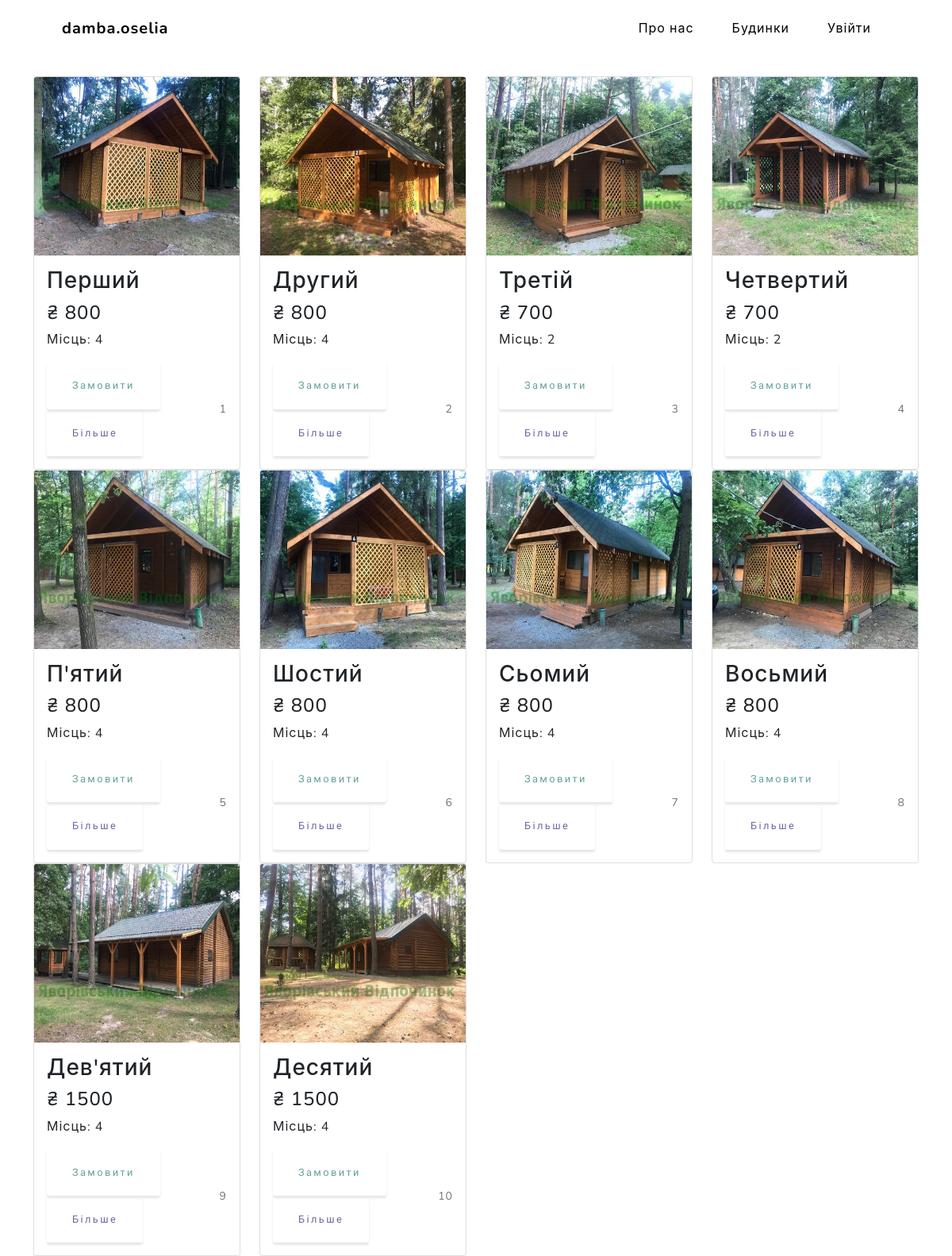
Screenshot of /houses/ with the database file from the repository.
### main/models.py (models this page shows, shortened)
class Houses(models.Model):
    name = models.CharField(max_length=32)
    photo = models.ImageField(null=True, blank=True) #
    price = models.FloatField()
    capacity = models.IntegerField()
    rooms = models.IntegerField(null=True) #
    beds = models.IntegerField()
    wifi = models.BooleanField(default=True)
    kitchen = models.BooleanField(default=True)
    bathroom = models.BooleanField(default=True)
    floors = models.IntegerField()
    central_heat = models.BooleanField(default=False) #
    pets_allow = models.BooleanField(default=False) #
    description = models.CharField(max_length= 255, null=True) #
    def get_absolute_url(self):
        return reverse('house', kwargs={'house_id':self.pk})
    class Meta:
        verbose_name = 'Будинок'
        verbose_name_plural = 'Будинки'
        ordering = ['id']

### main/views.py (the view)
# urls.py: path('houses/', houses, name='houses'),
def houses(request):
    cards = Houses.objects.all()
    context = {
        'title':'Будинки',
        'menu':menu,
        'cards':cards,
    }
    return render(request, 'main/houses.html', context=context)

### main/templates/main/houses.html (shortened to what this page needs)
{% extends 'main/base.html' %}
{% load static %}
{% block content %}
    <section>
        <div class="container">
            <div class="row">
                <div class="col-10">
                    <br><br><br><br>
                </div>
                <div class="col-2"></div>
            </div>
        </div>
    </section>
    <section>
        <div class="container">
            <div class="row">
                {% for c in cards %}
                <div class="col-sm-6 col-md-6 col-lg-3">
                    <div class="card box-shadow">
                        <a href="{{ c.get_absolute_url }}">
                            <img class="card-img-top" data-src="holder.js/100px225?theme=thumb&amp;bg=55595c&amp;fg=eceeef&amp;text=Thumbnail" alt="Photo preview: {{c.photo_preview}}" style="height: 225px; width: 100%; display: block;"
                            src="/static/main/img/houses/{{c.photo}}" data-holder-rendered="true">
                        </a>
                        <div class="card-body">
                            <div class="title-group d-flex">
                                <h3 class="card-title pricing-card-title">{{c.name}}</h3>
                            </div>
                            <h4 class="pricing-card-title">₴ {{c.price|floatformat:0}}</h4>
                            <p>Місць: {{c.capacity}}</p>
                            <div class="d-flex justify-content-between align-items-center">
                                <div class="btn-group flex-wrap" data-toggle="buttons">
                                    <a href="{{ c.get_absolute_url }}order/"><button type="button" class="btn btn-sm btn-outline-primary">Замовити</button></a>
                                    <a href="{{ c.get_absolute_url }}"><button type="button" class="btn btn-sm btn-outline-secondary">Більше</button></a>
                                </div>
                                <small class="text-muted">{{c.id}}</small>
                            </div>
                        </div>
                    </div>
                </div>
                {% endfor %}
            </div>
        </div>
    </section>
{% endblock %}

### main/templates/main/base.html (shortened to what this page needs)
{% load static %}
<!DOCTYPE html><html lang="uk">
<head>
    <link rel="stylesheet" href="{% static 'main/css/styles.css' %}">
    <link rel="stylesheet" href="https://cdn.jsdelivr.net/npm/bootstrap@4.6.0/dist/css/bootstrap.min.css"
>
    <link rel="stylesheet" href="{% static 'main/css/styles.css' %}">
</head>
<body id="page-top">
    <nav class="navbar navbar-expand-lg navbar-light fixed-top" id="mainNav">
        <div class="container px-4 px-lg-5">
            <a class="navbar-brand" href="{% url 'main' %}">damba.oselia</a>
            <div class="collapse navbar-collapse" id="navbarToggler">
                {% block main_menu %}
                <ul class="navbar-nav ms-auto">
                    {% for m in menu %}
                    <li class="nav-item"><a class="nav-link" href="{{m.url_name}}">{{m.title}}</a></li>
                    {% endfor %}
                </ul>
                {% endblock main_menu %}
            </div>
        </div>
    </nav>
    {% block content %}
    {% endblock %}
</body>
</html>

### rows the page displays
Houses: photo (picture), name "Перший", price "800", capacity "4", id "1"
Houses: photo (picture), name "Другий", price "800", capacity "4", id "2"
Houses: photo (picture), name "Третій", price "700", capacity "2", id "3"
Houses: photo (picture), name "Четвертий", price "700", capacity "2", id "4"
Houses: photo (picture), name "П'ятий", price "800", capacity "4", id "5"
Houses: photo (picture), name "Шостий", price "800", capacity "4", id "6"
Houses: photo (picture), name "Сьомий", price "800", capacity "4", id "7"
Houses: photo (picture), name "Восьмий", price "800", capacity "4", id "8"
Houses: photo (picture), name "Дев'ятий", price "1500", capacity "4", id "9"
Houses: photo (picture), name "Десятий", price "1500", capacity "4", id "10"

### other values shown
{{ m.title }} "Про нас" "Будинки" "Увійти"
